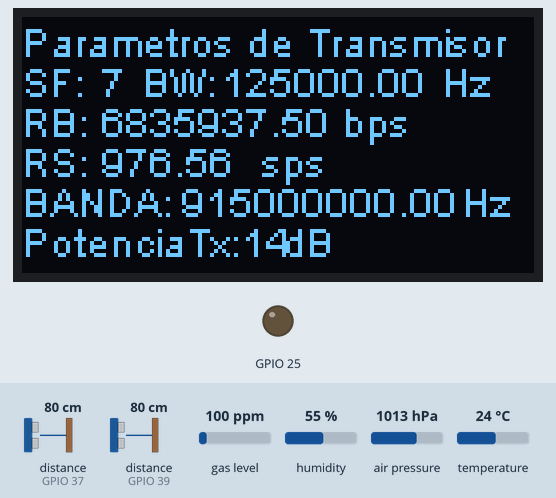
Bench run of a sketch on a simulated ESP32. On the bench: 128×64 one-colour display, output pins drawn as LEDs (lit = HIGH). Wiring (inferred from the names in the program): 2 × ultrasonic range finder: trigger GPIO 32, echo GPIO 37 / trigger GPIO 33, echo GPIO 39. The test bench sets the inputs (shaded band); at power-on: distance to the obstacle (sensors on GPIO 37, GPIO 39) 80 cm, gas level 100 ppm, humidity 55 %, air pressure 1013 hPa, temperature 24 °C. The echo pulse lasts 58.3 µs per cm; pins used as bus, display or sensor lines are not drawn; what the sketch prints to the serial monitor is not drawn.

Above: at 0.4 s.
At 60.2 s:
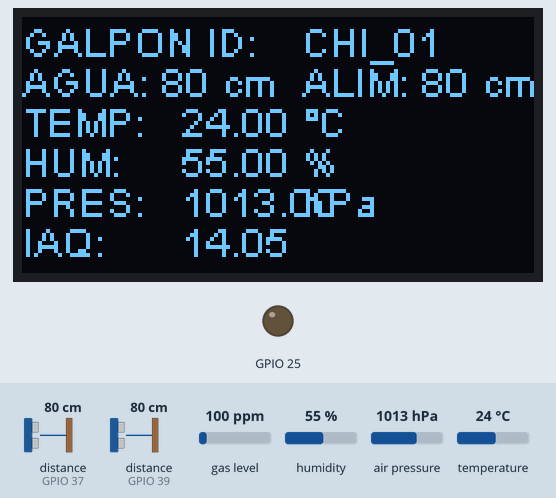

The sketch:

LoRa_Emisor.ino
```cpp
//Librerias
#include "heltec.h" //Esta Libreria llama a la de Lora.h
#include <Wire.h>
#include <SPI.h>
#include <Adafruit_Sensor.h>
#include "Adafruit_BME680.h"
//Librerias

//GPS UBICACION
double latitude = 8.46041475;
double longitude = -82.41932337;
//GPS UBICACION

//MQTT Server Info
int device_id = 1306;
//MQTT Server Info

//NOMBRE DEL CORRAL
String nombre_corral = "CHI_01";
//NOMBRE DEL CORRAL

//programador de obtencion de data
const long interval = 60000;
unsigned long prev;
//programador de obtencion de data
//BME680
Adafruit_BME680 bme; // I2C
//BME680
//Sensor HCSR04
#define TRIG2 32
#define ECHO2 37
#define TRIG1 33
#define ECHO1 39
#define TRIG_US 50
volatile int echo_start1 = 0;
volatile int echo_start2 = 0;
volatile int echo_end1 = 0;
volatile int echo_end2 = 0;
volatile int echo_duration1 = 0;
volatile int echo_duration2 = 0;
//Sensor HCSR04

//variables para timer
volatile int TICK_COUNTS = 4000;
static int TICK_REF = 4000;
hw_timer_t * timer = NULL;
portMUX_TYPE timerMux = portMUX_INITIALIZER_UNLOCKED;
//variables para timer

//Configuraciones del transmisor
#define txP 14 //[1]Valor por defecto en dB
#define Opin RF_PACONFIG_PASELECT_PABOOST//[1]Pin de salida del modulador LoRa
#define BAND 915E6//[2]BANDA
#define SF 7//[3]SPREADING FACTOR por defecto 7
#define BW 125E3 //[4]Ancho de banda de 125Khz
#define CR 5 //[5]Razon de codificacion. valor por defecto 4/5
#define PL 8 //[6]Preamble Length valor por defecto 8
#define SW 0x34 //[7]Sync Word. valor por defecto 0x43
//[8]CRC se configura directamente con un metodo. por defecto esta desactivado.
//Configuraciones del transmisor
//Variables para visualizacion
String sf,rb,band,bw,rs,power;
float RB,RS,c1,c2; //Variables para visualizacion
//Configuraciones del transmisor

//Promedios locales
int count = 1;
float avetemp, avepress, avehumi, avecompgas, avedist1, avedist2 = 0;
float dist1sum, dist2sum, tempsum, humisum, gassum, pressum = 0;
String aveframe;
//Promedios locales

//------------Visualizacion de parametros
void param (){
  c1=4/(4+4/CR);
  c2=pow(2,SF)/BW;
  RB=SF*c1/c2*1E3;
  RS=BW/pow(2,SF);
  sf=String(SF);
  rb=String(RB);
  rs=String(RS);
  band=String(BAND);
  bw=String(BW);
  power=String(txP);
  Heltec.display->clear();
  Heltec.display->drawString(0, 0, "Parametros de Transmisor");
  Heltec.display->drawString(0, 10, "SF:");
  Heltec.display->drawString(20, 10, sf);

  Heltec.display->drawString(30, 10, "BW:");
  Heltec.display->drawString(50, 10, bw);
  Heltec.display->drawString(105, 10, "Hz");

  Heltec.display->drawString(0, 20, "RB:");
  Heltec.display->drawString(20, 20, rb);
  Heltec.display->drawString(80, 20, "bps");

  Heltec.display->drawString(0, 30, "RS:");
  Heltec.display->drawString(20, 30, rs);
  Heltec.display->drawString(60, 30, "sps");

  Heltec.display->drawString(0, 40, "BANDA:");
  Heltec.display->drawString(40, 40, band);
  Heltec.display->drawString(110, 40, "Hz");

  Heltec.display->drawString(0, 50, "PotenciaTx:");
  Heltec.display->drawString(55, 50, power);
  Heltec.display->drawString(65, 50, "dB");

  Heltec.display->display();
  delay(4000); //4seg para poder apreciar los parametros
  Heltec.display->clear();
  }
//------------Visualizacion de parametros

//ISR S
void echo1_isr () {
  switch (digitalRead(ECHO1)){
    case HIGH:
      echo_end1 = 0;
      echo_start1 = micros();
      break;
    case LOW:
      echo_end1 = micros();
      echo_duration1 = echo_end1 - echo_start1;
      break;}}

void echo2_isr () {
  switch (digitalRead(ECHO2)){
    case HIGH:
      echo_end2 = 0;
      echo_start2 = micros();
      break;
    case LOW:
      echo_end2 = micros();
      echo_duration2 = echo_end2 - echo_start2;
      break;}}


void IRAM_ATTR shot_pulse(){
  portENTER_CRITICAL_ISR(&timerMux);
  static volatile int state = 0;
  TICK_COUNTS -= 1;
  if(TICK_COUNTS == 0){
    state = 1;
    TICK_COUNTS =TICK_REF;
    }
    switch(state){
      case 0:
        break;
      case 1:
        digitalWrite(TRIG1, HIGH);
        digitalWrite(TRIG2, HIGH);
        state = 2;
        break;
      case 2:
        digitalWrite(TRIG1, LOW);
        digitalWrite(TRIG2, LOW);
        state =0;
        break;
      }

  portEXIT_CRITICAL_ISR(&timerMux);
  }
//ISR S

void setup() {
//Configuraciones del transmisor
pinMode(LED,OUTPUT);
Heltec.begin(true /*DisplayEnable Enable*/, true /*Heltec.LoRa Disable*/, true /*Serial Enable*/, true /*PABOOST Enable*/, BAND /*long BAND*/);
//Incializa la libreria, el oled,lora y el puerto serial en 115200baud.
LoRa.setTxPower(txP,Opin);//[1][1]
//LoRa.setFrequency(BAND);//[2]
LoRa.setSpreadingFactor(SF);//[3]
LoRa.setSignalBandwidth(BW);//[4]
LoRa.setCodingRate4(CR);//[5]
LoRa.setPreambleLength(PL);//[6]
LoRa.setSyncWord(SW);//[7]
LoRa.disableCrc();
//Configuraciones del transmisor

//Inicializacion de OLED
Heltec.display->init();
Heltec.display->flipScreenVertically();
Heltec.display->setFont(ArialMT_Plain_10);
param();
Heltec.display->drawString(0, 0, " ");
Heltec.display->display();
//Inicializacion de OLED

//BME 680 INICIALIZACION
Wire.begin(4,15);
if (!bme.begin()) {
    Serial.println("Could not find a valid BME680 sensor, check wiring!");
    while (1);
  }
// Set up oversampling and filter initialization
bme.setTemperatureOversampling(BME680_OS_8X);
bme.setHumidityOversampling(BME680_OS_2X);
bme.setPressureOversampling(BME680_OS_4X);
bme.setIIRFilterSize(BME680_FILTER_SIZE_3);
bme.setGasHeater(320, 150); // 320*C for 150 ms
//BME 680 INICIALIZACION

//pines para hcs sr04
pinMode(TRIG1,OUTPUT);
pinMode(TRIG2,OUTPUT);
pinMode(ECHO1,INPUT);
pinMode(ECHO2,INPUT);
digitalWrite(TRIG1, LOW);
digitalWrite(TRIG2, LOW);
//pines para hcs sr04

//interrupciones y timer
attachInterrupt(ECHO1, echo1_isr, CHANGE);
attachInterrupt(ECHO2, echo2_isr, CHANGE);

timer = timerBegin(0, 240, true);
timerAttachInterrupt(timer, &shot_pulse, CHANGE);
timerAlarmWrite(timer, TRIG_US, true);
timerAlarmEnable(timer);
//interrupciones y timer
}


void loop() {
  unsigned long current =  millis();
  if (current - prev == interval){
    prev = current;

    if (! bme.performReading()) {
    Serial.println("Failed to perform reading :(");
    return;
    }
    else{
    Serial.println("Reading Performed Correctly");

    int dist1 = echo_duration1/58;
    int dist2 = echo_duration2/58;
    float tempe = bme.temperature;
    float presion = bme.pressure/100;
    unsigned long gasresis = bme.gas_resistance;
    float humi = bme.humidity;
    float compgas = log(gasresis) + 0.04*humi;

    if (count ==1){
      //dummy first cycle to discard first values
      count++;
    } else if (count<1441) {
      dist1sum = dist1+dist1sum; avedist1 = dist1sum/(count-1);
      dist2sum = dist2+dist2sum; avedist2 = dist2sum/(count-1);
      tempsum = tempe+tempsum; avetemp = tempsum/(count-1);
      humisum = humi+humisum; avehumi = humisum/(count-1);
      pressum = presion+pressum; avepress = pressum/(count-1);
      gassum = compgas+gassum; avecompgas = gassum/(count-1);
      count++;
      if (count%5 == 0){
      String aveframe = String(avedist1)+","+String(avedist2)+","+String(avetemp)+","+String(avehumi)+","+String(avepress)+","+ String(avecompgas);
      Serial.print("Daily average so far: ");
      Serial.println(aveframe);
      }
    } else {
      count = 1;
      String aveframe = String(avedist1)+","+String(avedist2)+","+String(avetemp)+","+String(avehumi)+","+String(avepress)+","+ String(avecompgas);
      LoRa.beginPacket();
      LoRa.print(aveframe);
      LoRa.endPacket();
      Serial.println("Daily average measurement sent correctly!");
      dist1sum, dist2sum, tempsum, humisum, pressum, gassum = 0;
    }

    String frame = "<" + String(device_id) + ">" + String(latitude,6)+ "," +String(longitude,6)+ "," +nombre_corral+ "," + String(dist1) + "," + String(dist2) + "," +String(tempe)+ "," +String(humi)+ "," +String(presion)+ "," +String(compgas);

    Heltec.display->clear();
    Heltec.display->drawString(0, 0, "GALPON ID:");
    Heltec.display->drawString(70, 0, nombre_corral);

    Heltec.display->drawString(0, 10, "AGUA:");
    Heltec.display->drawString(35, 10, String(echo_duration1/58));
    Heltec.display->drawString(50, 10, "cm");

    Heltec.display->drawString(70, 10, "ALIM:");
    Heltec.display->drawString(100, 10, String(echo_duration2/58));
    Heltec.display->drawString(115, 10, "cm");

    Heltec.display->drawString(0, 20, "TEMP:");
    Heltec.display->drawString(40, 20, String(bme.temperature));
    Heltec.display->drawString(70, 20, "°C");

    Heltec.display->drawString(0, 30, "HUM:");
    Heltec.display->drawString(40, 30, String(bme.humidity));
    Heltec.display->drawString(70, 30, "%");

    Heltec.display->drawString(0, 40, "PRES:");
    Heltec.display->drawString(40, 40, String(bme.pressure/100));
    Heltec.display->drawString(70, 40, "hPa");

    Heltec.display->drawString(0, 50, "IAQ:");
    Heltec.display->drawString(40, 50, String(compgas));

    Heltec.display->display();

    Serial.println(frame);
    LoRa.beginPacket();
    LoRa.print(frame);
    LoRa.endPacket();
    Serial.println("Packets sent successfully");
    }
    }

}
```

Measured:
- what the display in image 0 shows lasts 4.0 s, from 0.4 s to 4.4 s
